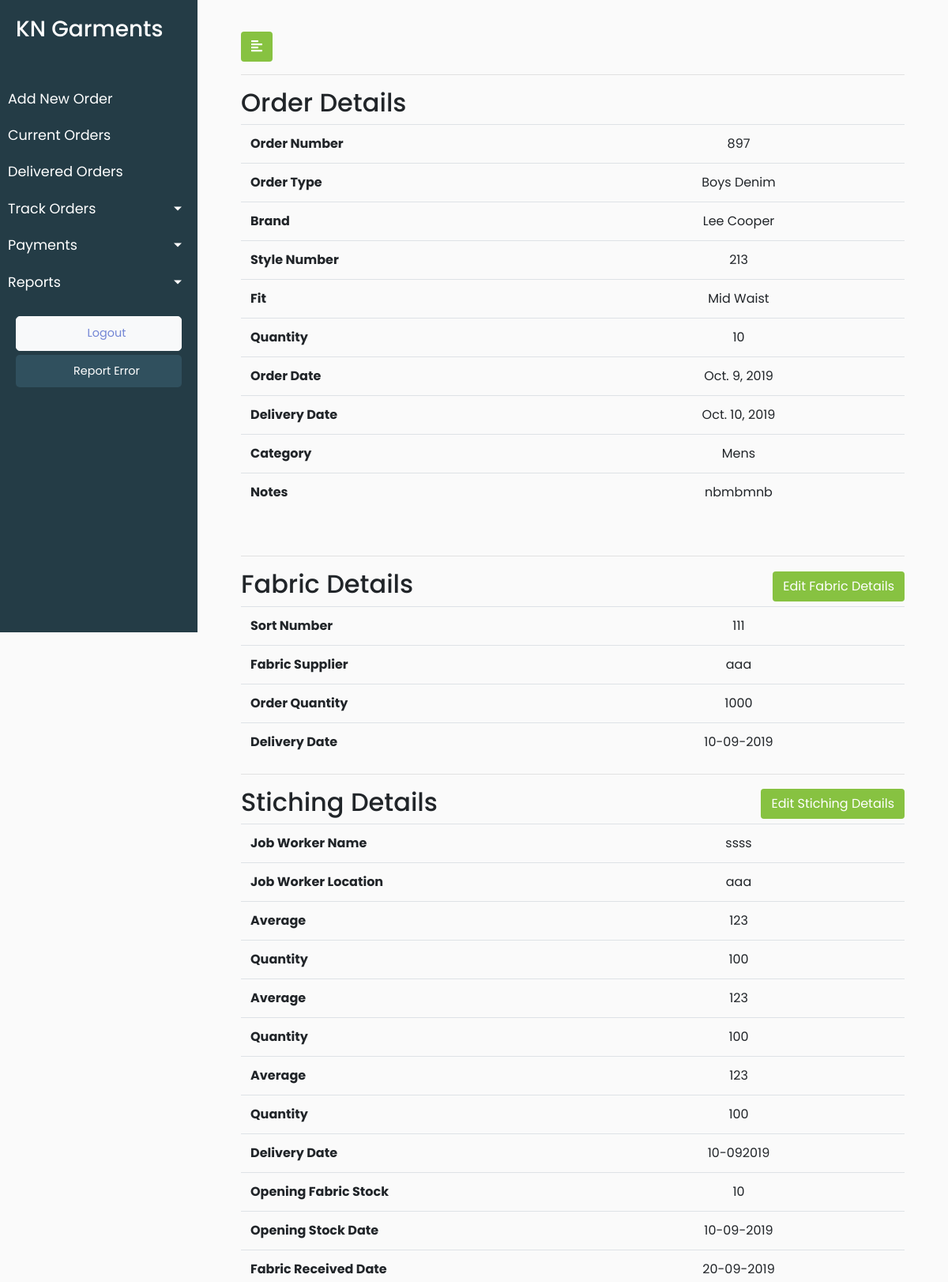
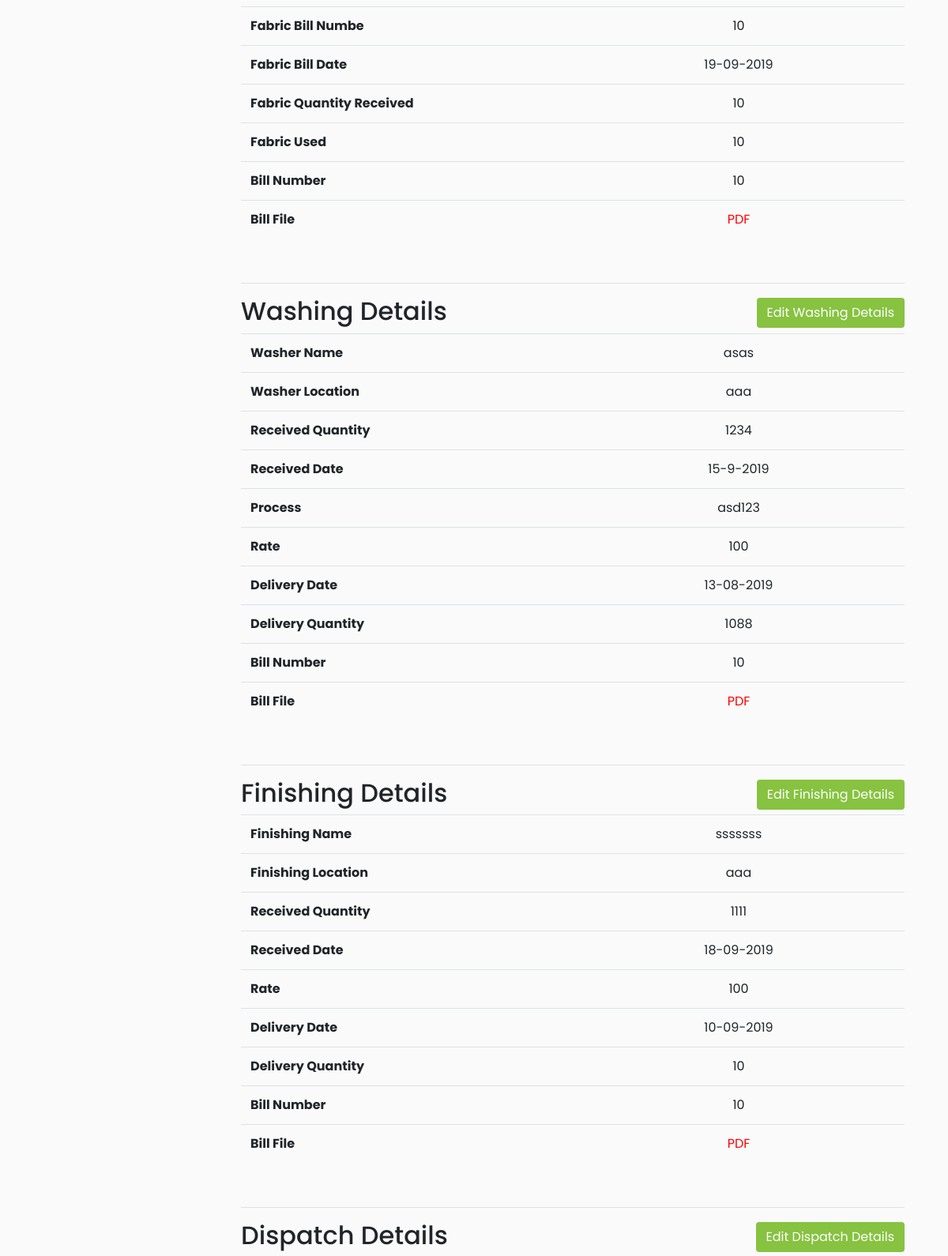
The app's page /track_order_details/12 (upper part) with its own data (2 pictures, top to bottom).
### KNGarment_Order_TrackPro_App/models.py (models this page shows, shortened)
class Orders(models.Model):
    order_order_number = models.CharField(max_length=920)
    order_order_type = models.CharField(max_length=920)
    order_order_brands = models.CharField(max_length=920)
    order_order_style_number = models.CharField(max_length=920)
    order_order_fit = models.CharField(max_length=920)
    order_order_quantity = models.IntegerField()
    order_order_date = models.DateField(default=timezone.now)
    order_delivery_date = models.DateField(default=timezone.now)
    order_order_category = models.CharField(max_length=920)
    order_fit_sample_status = models.CharField(max_length=920)
    order_fit_sample_submitted_date = models.DateField(default=timezone.now)
    order_pps_sample_status = models.CharField(max_length=920)
    order_pps_sample_submitted_date = models.DateField(default=timezone.now)
    order_order_remark = models.CharField(max_length=920,blank=True)
    order_order_date_of_entry = models.DateTimeField(default=timezone.now)
    order_client_id = models.ForeignKey(Client, on_delete = models.CASCADE,default=1)
    class Meta:
        verbose_name_plural = "Orders List"
        verbose_name = "Order"

### KNGarment_Order_TrackPro_App/views.py (the view)
# urls.py: path('track_order_details/<int:pk>', views.track_order_details, name = 'track_order_details'),
def track_order_details(request,pk):
    order_object = Orders.objects.get(pk=pk)
    data = {'orders':order_object}
    return render(request,'KNGarment_Order_TrackPro_App/Order_Details_2.html',data)

### KNGarment_Order_TrackPro_App/templates/KNGarment_Order_TrackPro_App/Order_Details_2.html (shortened to what this page needs)
{% extends 'KNGarment_Order_TrackPro_App/base.html' %}
{% load static %}
{% block stylesheets %}
<link rel="stylesheet" href="//cdn.datatables.net/1.10.19/css/jquery.dataTables.min.css">
{% endblock stylesheets %}
{% block content %}
        <div id="content">
            <div class="container-fluid">
                <button type="button" id="sidebarCollapse" class="btn" style="background-color: #87c241;color: white">
                    <i class="fas fa-align-left"></i>
                </button>
                <hr>
                 <h2>Order Details</h2>
                <table class="table" style="text-align: center">
                    <tbody>
                        <tr>
                            <td class="heading_bold">Order Number</td>
                            <td class="text-center">{{orders.order_order_number}}</td>
                        </tr>
                        <tr>
                            <td class="heading_bold">Order Type</td>
                            <td class="text-center">{{orders.order_order_type}}</td>
                        </tr>
                        <tr>
                            <td class="heading_bold">Brand</td>
                            <td class="text-center">{{orders.order_order_brands}}</td>
                        </tr>
                        <tr>
                            <td class="heading_bold">Style Number</td>
                            <td class="text-center">{{orders.order_order_style_number}}</td>
                        </tr>
                        <tr>
                            <td class="heading_bold">Fit </td>
                            <td class="text-center">{{orders.order_order_fit}}</td>
                        </tr>
                        <tr>
                            <td class="heading_bold">Quantity</td>
                            <td class="text-center">{{orders.order_order_quantity}}</td>
                        </tr>
                        <tr>
                            <td class="heading_bold">Order Date</td>
                            <td class="text-center">{{orders.order_order_date}}</td>
                        </tr>
                        <tr>
                            <td class="heading_bold">Delivery Date</td>
                            <td class="text-center">{{orders.order_delivery_date}}</td>
                        </tr>
                        <tr>
                            <td class="heading_bold">Category</td>
                            <td class="text-center">{{orders.order_order_category}}</td>
                        </tr>
                        <tr>
                            <td class="heading_bold">Notes</td>
                            <td class="text-center">{{orders.order_order_remark}}</td>
                        </tr>
                    </tbody>
                </table>
                <br>
                 <hr>
                 <h2>Fabric Details<span><button class="btn" style="background-color: #87c241;color: white">Edit Fabric Details</button></span></h2>
                <table class="table" style="text-align: center">
                    <tbody>
                        <tr>
                            <td class="heading_bold">Sort Number</td>
                            <td>111</td>
                        </tr>
                        <tr>
                            <td class="heading_bold">Fabric Supplier</td>
                            <td>aaa</td>
                        </tr>
                        <tr>
                            <td class="heading_bold">Order Quantity</td>
                            <td>1000</td>
                        </tr>
                        <tr>
                            <td class="heading_bold">Delivery Date</td>
                            <td>10-09-2019</td>
                        </tr>
                    </tbody>
                </table>
                 <hr>
                 <h2>Stiching Details<span><button class="btn" style="background-color: #87c241;color: white">Edit Stiching Details</button></span></h2>
                <table class="table" style="text-align: center">
                    <tbody>
                        <tr>
                            <td class="heading_bold">Job Worker Name</td>
                            <td>ssss</td>
                        </tr>
                        <tr>
                            <td class="heading_bold">Job Worker Location</td>
                            <td>aaa</td>
                        </tr>
                        <tr>
                            <td class="heading_bold">Average</td>
                            <td>123</td>
                        </tr>
                        <tr>
                            <td class="heading_bold">Quantity</td>
                            <td>100</td>
                        </tr>
                        <tr>
                            <td class="heading_bold">Average</td>
                            <td>123</td>
                        </tr>
                        <tr>
                            <td class="heading_bold">Quantity</td>
                            <td>100</td>
                        </tr>
                        <tr>
                            <td class="heading_bold">Average</td>
                            <td>123</td>
                        </tr>
                        <tr>
                            <td class="heading_bold">Quantity</td>
                            <td>100</td>
                        </tr>
                        <tr>
                            <td class="heading_bold">Delivery Date</td>
                            <td>10-092019</td>
                        </tr>
                        <tr>
                            <td class="heading_bold">Opening Fabric Stock</td>
                            <td>10</td>
                        </tr>
                        <tr>
                            <td class="heading_bold">Opening Stock Date</td>
                            <td>10-09-2019</td>
                        </tr>
                        <tr>
                            <td class="heading_bold">Fabric Received Date</td>
                            <td>20-09-2019</td>
                        </tr>
                        <tr>
                            <td class="heading_bold">Fabric Bill Numbe</td>
                            <td>10</td>
                        </tr>
                        <tr>
                            <td class="heading_bold">Fabric Bill Date</td>
                            <td>19-09-2019</td>
                        </tr>
                        <tr>
                            <td class="heading_bold">Fabric Quantity Received </td>
                            <td>10</td>
                        </tr><tr>
                            <td class="heading_bold">Fabric Used </td>
                            <td>10</td>
                        </tr><tr>
                            <td class="heading_bold">Bill Number </td>
                            <td>10</td>
                        </tr><tr>
                            <td class="heading_bold">Bill File </td>
                            <td class="red">PDF</td>
                        </tr>
                    </tbody>
                </table>
                <br>
                 <hr>
                 <h2>Washing Details<span><button class="btn" style="background-color: #87c241;color: white">Edit Washing Details</button></span></h2>
                <table class="table" style="text-align: center">
                    <tbody>
                        <tr>
                            <td class="heading_bold">Washer Name</td>
                            <td>asas</td>
                        </tr>
                        <tr>
                            <td class="heading_bold">Washer Location</td>
                            <td>aaa</td>
                        </tr>
                        <tr>
                            <td class="heading_bold">Received Quantity</td>
                            <td>1234</td>
                        </tr>
                        <tr>
                            <td class="heading_bold">Received Date</td>
                            <td>15-9-2019</td>
                        </tr>
                        <tr>
                            <td class="heading_bold">Process</td>
                            <td>asd123</td>
                        </tr>
                        <tr>
                            <td class="heading_bold">Rate</td>
                            <td>100</td>
                        </tr>
                        <tr>
                            <td class="heading_bold">Delivery Date</td>
                            <td>13-08-2019</td>
                        </tr>
                        <tr>
                            <td class="heading_bold">Delivery Quantity</td>
                            <td>1088</td>
                        </tr>
                        <tr>
                            <td class="heading_bold">Bill Number</td>
                            <td>10</td>
                        </tr>
                        <tr>
                            <td class="heading_bold">Bill File</td>
                            <td class="red">PDF</td>
                        </tr>
                    </tbody>
                </table>
                 <br>
                 <hr>
                 <h2>Finishing Details<span><button class="btn" style="background-color: #87c241;color: white">Edit Finishing Details</button></span></h2>
                <table class="table" style="text-align: center">
                    <tbody>
                        <tr>
                            <td class="heading_bold">Finishing Name</td>
                            <td>sssssss</td>
                        </tr>
                        <tr>
                            <td class="heading_bold">Finishing Location</td>
                            <td>aaa</td>
                        </tr>
                        <tr>
                            <td class="heading_bold">Received Quantity</td>
                            <td>1111</td>
                        </tr>
                        <tr>
                            <td class="heading_bold">Received Date</td>
                            <td>18-09-2019</td>
                        </tr>
                        <tr>
                            <td class="heading_bold">Rate</td>
                            <td>100</td>
                        </tr>
                        <tr>
                            <td class="heading_bold">Delivery Date</td>
                            <td>10-09-2019</td>
                        </tr>
                        <tr>
                            <td class="heading_bold">Delivery Quantity</td>
                            <td>10</td>
                        </tr>
                        <tr>
                            <td class="heading_bold">Bill Number</td>
                            <td>10</td>
                        </tr>
                        <tr>
                            <td class="heading_bold">Bill File</td>
                            <td class="red">PDF</td>
                        </tr>
                    </tbody>
                </table>
                 <br>
                 <hr>
                 <h2>Dispatch Details<span><button class="btn" style="background-color: #87c241;color: white">Edit Dispatch Details</button></span></h2>
            </div>
        </div>
    </div>
{% endblock content %}

### KNGarment_Order_TrackPro_App/templates/KNGarment_Order_TrackPro_App/base.html (shortened to what this page needs)
<!DOCTYPE html>
<html>
{% load static %}
<head>
    <link rel="stylesheet" href="https://stackpath.bootstrapcdn.com/bootstrap/4.1.0/css/bootstrap.min.css">
    <link rel="stylesheet" href="{% static 'KNGarment_Order_TrackPro_App/style.css' %}">
    <link rel="stylesheet" href="https://cdnjs.cloudflare.com/ajax/libs/malihu-custom-scrollbar-plugin/3.1.5/jquery.mCustomScrollbar.min.css">
	{% block stylesheets %}
	{% endblock stylesheets %}
</head>
<body>
    <div class="wrapper">
        <nav id="sidebar">
            <div class="sidebar-header">
                <h3>KN Garments</h3>
            </div>
            <ul class="list-unstyled components">
                <li>
                    <a href="{% url 'KNGarment_Order_TrackPro_App:add_new_order_form' %}">Add New Order</a>
                </li>
                <li>
                    <a href="{% url 'KNGarment_Order_TrackPro_App:current_order' %}">Current Orders</a>
                </li>
                <li>
                    <a href="{% url 'KNGarment_Order_TrackPro_App:delivered_order' %}">Delivered Orders</a>
                </li>
                <li class="active">
                    <a href="#homeSubmenu" data-toggle="collapse" aria-expanded="false" class="dropdown-toggle">Track Orders</a>
                </li>
                <li class="active">
                    <a href="#homeSubmenu1" data-toggle="collapse" aria-expanded="false" class="dropdown-toggle">Payments</a>
                </li>
                <li class="active">
                    <a href="#homeSubmenu2" data-toggle="collapse" aria-expanded="false" class="dropdown-toggle">Reports</a>
                </li>
                <ul class="list-unstyled CTAs">
                    <li>
                        <a href="{% url 'KNGarment_Order_TrackPro_App:add_new_order_form' %}" class="btn btn-light">
                            <font color="#7386D5">Logout</font>
                        </a>
                    </li>
                    <li>
                        <a href="{% url 'KNGarment_Order_TrackPro_App:report_error' %}" class="article">Report Error</a>
                    </li>
                </ul>
            </ul>
        </nav>
            {% block content %}
            {% endblock %}
</body>
</html>

### records on screen
Orders: order_order_number "897", order_order_type "Boys Denim", order_order_brands "Lee Cooper", order_order_style_number "213", order_order_fit "Mid Waist", order_order_quantity "10", order_order_date "Oct. 9, 2019", order_delivery_date "Oct. 10, 2019", order_order_category "Mens", order_order_remark "nbmbmnb"
